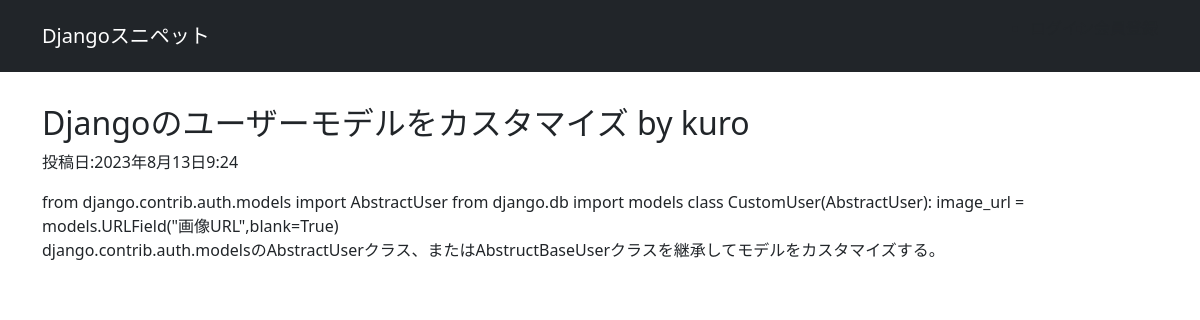
Screenshot of /snippets/2/ with the database file from the repository.
### snippets/models.py (models this page shows, shortened)
class Snippet(models.Model):
    title = models.CharField("タイトル", max_length=128)
    code = models.TextField("コード", blank=True)
    description = models.TextField("説明", blank=True)
    created_by = models.ForeignKey(settings.AUTH_USER_MODEL,
                                   verbose_name="投稿者",
                                   on_delete=models.CASCADE)
    created_at = models.DateTimeField("投稿日", auto_now_add=True)
    updated_at = models.DateTimeField("更新日", auto_now=True)

### snippets/views.py (the view)
# urls.py: path("<int:snippet_id>/", views.snippet_detail, name="snippet_detail"),
def snippet_detail(request:HttpRequest, snippet_id):
    snippet = get_object_or_404(Snippet, pk=snippet_id)
    return render(request, "snippets/snippet_detail.html", {'snippet': snippet})

### snippets/templates/snippets/snippet_detail.html (shortened to what this page needs)
{% extends 'base.html' %}
{% load pygmentize %}
{% block main %}
<h2>{{ snippet.title }} by {{ snippet.created_by.username }}</h2>
<div class="snippet-date">
  投稿日:{{ snippet.created_at | date:"DATETIME_FORMAT"}}
</div>
<div class='source-code'>
  {{snippet.code | pygmentize:"python3"}}
</div>
<p>{{ snippet.description }}</p>
{% endblock main %}

### snippets/static/snippets/css/style.css (style rules this page uses)
.snippet-date { margin-bottom: 1rem; }

### rows the page displays
Snippet: title "Djangoのユーザーモデルをカスタマイズ", created_by.username "kuro", created_at "2023年8月13日9:24", code|pygmentize "from django.contrib.auth.models import AbstractUser from django.db import models class CustomUser(AbstractUser): image_url = models.URLField(\"画像URL\",blank=True)", description "django.contrib.auth.modelsのAbstractUserクラス、またはAbstructBaseUserクラスを継承してモデルをカスタマイズする。"
